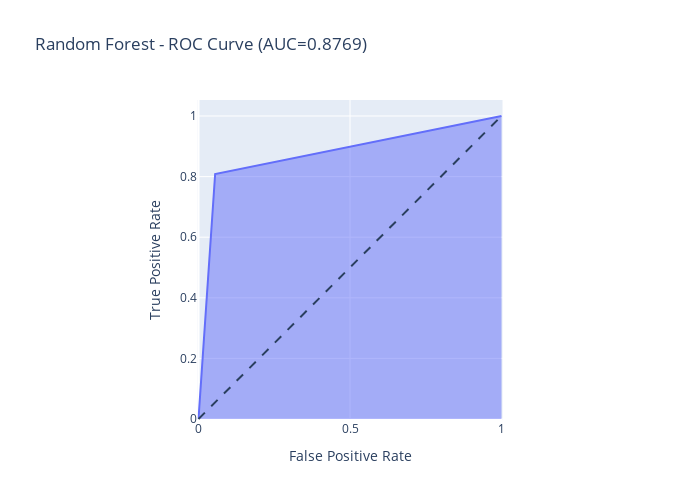

The code cell stored with this chart in its notebook:
### Code cell
# ROC Curve
fpr, tpr, thresholds = roc_curve(y_test_num, y_pred_rf)
roc_auc = auc(fpr, tpr)
fig = px.area(
    x=fpr, y=tpr,
    title=f'Random Forest - ROC Curve (AUC={roc_auc:.4f})',
    labels=dict(x='False Positive Rate', y='True Positive Rate'),
    width=700, height=500
)
fig.add_shape(
    type='line', line=dict(dash='dash'),
    x0=0, x1=1, y0=0, y1=1
)

fig.update_yaxes(scaleanchor="x", scaleratio=1)
fig.update_xaxes(constrain='domain')
fig.show()

### Figure 1 — Plotly figure (JSON) as saved in the notebook; plotly's stock layout.template omitted (floating-point values rounded to 4 significant figures)
{"data": [{"fillpattern": {"shape": ""}, "hovertemplate": "False Positive Rate=%{x}<br>True Positive Rate=%{y}<extra></extra>", "legendgroup": "", "line": {"color": "#636efa"}, "marker": {"symbol": "circle"}, "mode": "lines", "name": "", "orientation": "v", "showlegend": false, "stackgroup": "1", "type": "scatter", "x": [0, 0.05493, 1], "xaxis": "x", "y": [0, 0.8087, 1], "yaxis": "y"}], "layout": {"height": 500, "legend": {"tracegroupgap": 0}, "shapes": [{"line": {"dash": "dash"}, "type": "line", "x0": 0, "x1": 1, "y0": 0, "y1": 1}], "title": {"text": "Random Forest - ROC Curve (AUC=0.8769)"}, "width": 700, "xaxis": {"anchor": "y", "constrain": "domain", "domain": [0, 1], "title": {"text": "False Positive Rate"}}, "yaxis": {"anchor": "x", "domain": [0, 1], "scaleanchor": "x", "scaleratio": 1, "title": {"text": "True Positive Rate"}}}}
